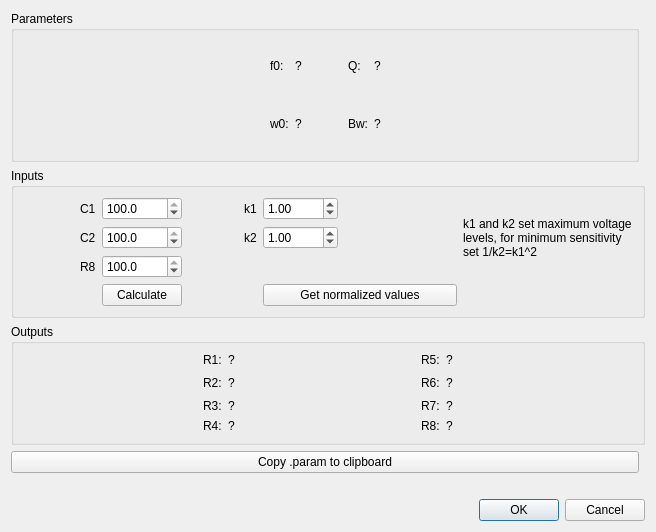
<?xml version="1.0" encoding="UTF-8"?>
<ui version="4.0">
 <class>fleischertow_dialog</class>
 <widget class="QDialog" name="fleischertow_dialog">
  <property name="geometry">
   <rect>
    <x>0</x>
    <y>0</y>
    <width>656</width>
    <height>532</height>
   </rect>
  </property>
  <property name="windowTitle">
   <string>Fleischer-Tow Universal cell</string>
  </property>
  <layout class="QGridLayout" name="gridLayout_3" rowstretch="1,0,0,0,0,0" columnstretch="0,0">
   <item row="2" column="0" colspan="2">
    <widget class="QGroupBox" name="groupBox_3">
     <property name="font">
      <font>
       <family>Arial</family>
       <pointsize>9</pointsize>
      </font>
     </property>
     <property name="title">
      <string>Outputs</string>
     </property>
     <layout class="QGridLayout" name="gridLayout_4">
      <item row="0" column="1">
       <widget class="QLabel" name="label_14">
        <property name="sizePolicy">
         <sizepolicy hsizetype="Maximum" vsizetype="Preferred">
          <horstretch>0</horstretch>
          <verstretch>0</verstretch>
         </sizepolicy>
        </property>
        <property name="font">
         <font>
          <family>Arial</family>
          <pointsize>9</pointsize>
         </font>
        </property>
        <property name="text">
         <string>R1:</string>
        </property>
       </widget>
      </item>
      <item row="4" column="6">
       <widget class="QLabel" name="R8_val">
        <property name="font">
         <font>
          <family>Arial</family>
          <pointsize>9</pointsize>
         </font>
        </property>
        <property name="text">
         <string>?</string>
        </property>
       </widget>
      </item>
      <item row="0" column="4">
       <widget class="QLabel" name="label_24">
        <property name="sizePolicy">
         <sizepolicy hsizetype="Maximum" vsizetype="Preferred">
          <horstretch>0</horstretch>
          <verstretch>0</verstretch>
         </sizepolicy>
        </property>
        <property name="font">
         <font>
          <family>Arial</family>
          <pointsize>9</pointsize>
         </font>
        </property>
        <property name="text">
         <string>R5:</string>
        </property>
       </widget>
      </item>
      <item row="1" column="3">
       <spacer name="horizontalSpacer_8">
        <property name="font">
         <font>
          <family>Arial</family>
          <pointsize>9</pointsize>
         </font>
        </property>
        <property name="orientation">
         <enum>Qt::Horizontal</enum>
        </property>
        <property name="sizeHint" stdset="0">
         <size>
          <width>40</width>
          <height>20</height>
         </size>
        </property>
       </spacer>
      </item>
      <item row="1" column="2">
       <widget class="QLabel" name="R2_val">
        <property name="font">
         <font>
          <family>Arial</family>
          <pointsize>9</pointsize>
         </font>
        </property>
        <property name="text">
         <string>?</string>
        </property>
       </widget>
      </item>
      <item row="2" column="1">
       <widget class="QLabel" name="label_19">
        <property name="sizePolicy">
         <sizepolicy hsizetype="Maximum" vsizetype="Preferred">
          <horstretch>0</horstretch>
          <verstretch>0</verstretch>
         </sizepolicy>
        </property>
        <property name="font">
         <font>
          <family>Arial</family>
          <pointsize>9</pointsize>
         </font>
        </property>
        <property name="text">
         <string>R3:</string>
        </property>
       </widget>
      </item>
      <item row="0" column="6">
       <widget class="QLabel" name="R5_val">
        <property name="font">
         <font>
          <family>Arial</family>
          <pointsize>9</pointsize>
         </font>
        </property>
        <property name="text">
         <string>?</string>
        </property>
       </widget>
      </item>
      <item row="1" column="0">
       <spacer name="horizontalSpacer_7">
        <property name="font">
         <font>
          <family>Arial</family>
          <pointsize>9</pointsize>
         </font>
        </property>
        <property name="orientation">
         <enum>Qt::Horizontal</enum>
        </property>
        <property name="sizeHint" stdset="0">
         <size>
          <width>40</width>
          <height>20</height>
         </size>
        </property>
       </spacer>
      </item>
      <item row="1" column="4">
       <widget class="QLabel" name="label_26">
        <property name="sizePolicy">
         <sizepolicy hsizetype="Maximum" vsizetype="Preferred">
          <horstretch>0</horstretch>
          <verstretch>0</verstretch>
         </sizepolicy>
        </property>
        <property name="font">
         <font>
          <family>Arial</family>
          <pointsize>9</pointsize>
         </font>
        </property>
        <property name="text">
         <string>R6:</string>
        </property>
       </widget>
      </item>
      <item row="4" column="1">
       <widget class="QLabel" name="label_21">
        <property name="sizePolicy">
         <sizepolicy hsizetype="Maximum" vsizetype="Preferred">
          <horstretch>0</horstretch>
          <verstretch>0</verstretch>
         </sizepolicy>
        </property>
        <property name="font">
         <font>
          <family>Arial</family>
          <pointsize>9</pointsize>
         </font>
        </property>
        <property name="text">
         <string>R4:</string>
        </property>
       </widget>
      </item>
      <item row="2" column="6">
       <widget class="QLabel" name="R7_val">
        <property name="font">
         <font>
          <family>Arial</family>
          <pointsize>9</pointsize>
         </font>
        </property>
        <property name="text">
         <string>?</string>
        </property>
       </widget>
      </item>
      <item row="2" column="2">
       <widget class="QLabel" name="R3_val">
        <property name="font">
         <font>
          <family>Arial</family>
          <pointsize>9</pointsize>
         </font>
        </property>
        <property name="text">
         <string>?</string>
        </property>
       </widget>
      </item>
      <item row="0" column="2">
       <widget class="QLabel" name="R1_val">
        <property name="font">
         <font>
          <family>Arial</family>
          <pointsize>9</pointsize>
         </font>
        </property>
        <property name="text">
         <string>?</string>
        </property>
       </widget>
      </item>
      <item row="4" column="2">
       <widget class="QLabel" name="R4_val">
        <property name="font">
         <font>
          <family>Arial</family>
          <pointsize>9</pointsize>
         </font>
        </property>
        <property name="text">
         <string>?</string>
        </property>
       </widget>
      </item>
      <item row="1" column="6">
       <widget class="QLabel" name="R6_val">
        <property name="font">
         <font>
          <family>Arial</family>
          <pointsize>9</pointsize>
         </font>
        </property>
        <property name="text">
         <string>?</string>
        </property>
       </widget>
      </item>
      <item row="2" column="4">
       <widget class="QLabel" name="label_28">
        <property name="sizePolicy">
         <sizepolicy hsizetype="Maximum" vsizetype="Preferred">
          <horstretch>0</horstretch>
          <verstretch>0</verstretch>
         </sizepolicy>
        </property>
        <property name="font">
         <font>
          <family>Arial</family>
          <pointsize>9</pointsize>
         </font>
        </property>
        <property name="text">
         <string>R7:</string>
        </property>
       </widget>
      </item>
      <item row="4" column="4">
       <widget class="QLabel" name="label_30">
        <property name="sizePolicy">
         <sizepolicy hsizetype="Maximum" vsizetype="Preferred">
          <horstretch>0</horstretch>
          <verstretch>0</verstretch>
         </sizepolicy>
        </property>
        <property name="font">
         <font>
          <family>Arial</family>
          <pointsize>9</pointsize>
         </font>
        </property>
        <property name="text">
         <string>R8:</string>
        </property>
       </widget>
      </item>
      <item row="1" column="1">
       <widget class="QLabel" name="label_17">
        <property name="sizePolicy">
         <sizepolicy hsizetype="Maximum" vsizetype="Preferred">
          <horstretch>0</horstretch>
          <verstretch>0</verstretch>
         </sizepolicy>
        </property>
        <property name="font">
         <font>
          <family>Arial</family>
          <pointsize>9</pointsize>
         </font>
        </property>
        <property name="text">
         <string>R2:</string>
        </property>
       </widget>
      </item>
      <item row="1" column="7">
       <spacer name="horizontalSpacer_9">
        <property name="font">
         <font>
          <family>Arial</family>
          <pointsize>9</pointsize>
         </font>
        </property>
        <property name="orientation">
         <enum>Qt::Horizontal</enum>
        </property>
        <property name="sizeHint" stdset="0">
         <size>
          <width>40</width>
          <height>20</height>
         </size>
        </property>
       </spacer>
      </item>
     </layout>
    </widget>
   </item>
   <item row="4" column="0">
    <widget class="QLabel" name="error_label">
     <property name="sizePolicy">
      <sizepolicy hsizetype="Preferred" vsizetype="Fixed">
       <horstretch>0</horstretch>
       <verstretch>0</verstretch>
      </sizepolicy>
     </property>
     <property name="font">
      <font>
       <family>Arial</family>
       <pointsize>9</pointsize>
      </font>
     </property>
     <property name="text">
      <string/>
     </property>
     <property name="alignment">
      <set>Qt::AlignCenter</set>
     </property>
    </widget>
   </item>
   <item row="1" column="0" colspan="2">
    <widget class="QGroupBox" name="groupBox_2">
     <property name="font">
      <font>
       <family>Arial</family>
       <pointsize>9</pointsize>
      </font>
     </property>
     <property name="title">
      <string>Inputs</string>
     </property>
     <layout class="QGridLayout" name="gridLayout_2" columnstretch="1,0,0,1,0,0,2,3">
      <item row="1" column="5">
       <widget class="ScienDSpinBox" name="k2_sb">
        <property name="font">
         <font>
          <family>Arial</family>
          <pointsize>9</pointsize>
         </font>
        </property>
        <property name="value">
         <double>1.000000000000000</double>
        </property>
       </widget>
      </item>
      <item row="1" column="1">
       <widget class="QLabel" name="label_10">
        <property name="sizePolicy">
         <sizepolicy hsizetype="Maximum" vsizetype="Preferred">
          <horstretch>0</horstretch>
          <verstretch>0</verstretch>
         </sizepolicy>
        </property>
        <property name="font">
         <font>
          <family>Arial</family>
          <pointsize>9</pointsize>
         </font>
        </property>
        <property name="text">
         <string>C2</string>
        </property>
       </widget>
      </item>
      <item row="0" column="1">
       <widget class="QLabel" name="label_9">
        <property name="sizePolicy">
         <sizepolicy hsizetype="Maximum" vsizetype="Preferred">
          <horstretch>0</horstretch>
          <verstretch>0</verstretch>
         </sizepolicy>
        </property>
        <property name="font">
         <font>
          <family>Arial</family>
          <pointsize>9</pointsize>
         </font>
        </property>
        <property name="text">
         <string>C1</string>
        </property>
       </widget>
      </item>
      <item row="2" column="2">
       <widget class="ScienDSpinBox" name="R8_sb">
        <property name="font">
         <font>
          <family>Arial</family>
          <pointsize>9</pointsize>
         </font>
        </property>
        <property name="decimals">
         <number>1</number>
        </property>
        <property name="value">
         <double>100.000000000000000</double>
        </property>
       </widget>
      </item>
      <item row="0" column="7" rowspan="3">
       <widget class="QLabel" name="label_15">
        <property name="font">
         <font>
          <family>Arial</family>
          <pointsize>9</pointsize>
         </font>
        </property>
        <property name="text">
         <string>k1 and k2 set maximum voltage levels, for minimum sensitivity set 1/k2=k1^2</string>
        </property>
        <property name="wordWrap">
         <bool>true</bool>
        </property>
       </widget>
      </item>
      <item row="1" column="2">
       <widget class="ScienDSpinBox" name="C2_sb">
        <property name="font">
         <font>
          <family>Arial</family>
          <pointsize>9</pointsize>
         </font>
        </property>
        <property name="decimals">
         <number>1</number>
        </property>
        <property name="value">
         <double>100.000000000000000</double>
        </property>
       </widget>
      </item>
      <item row="2" column="1">
       <widget class="QLabel" name="label_11">
        <property name="sizePolicy">
         <sizepolicy hsizetype="Maximum" vsizetype="Preferred">
          <horstretch>0</horstretch>
          <verstretch>0</verstretch>
         </sizepolicy>
        </property>
        <property name="font">
         <font>
          <family>Arial</family>
          <pointsize>9</pointsize>
         </font>
        </property>
        <property name="text">
         <string>R8</string>
        </property>
       </widget>
      </item>
      <item row="0" column="0">
       <spacer name="horizontalSpacer_4">
        <property name="font">
         <font>
          <family>Arial</family>
          <pointsize>9</pointsize>
         </font>
        </property>
        <property name="orientation">
         <enum>Qt::Horizontal</enum>
        </property>
        <property name="sizeHint" stdset="0">
         <size>
          <width>40</width>
          <height>20</height>
         </size>
        </property>
       </spacer>
      </item>
      <item row="0" column="4">
       <widget class="QLabel" name="label_12">
        <property name="sizePolicy">
         <sizepolicy hsizetype="Maximum" vsizetype="Preferred">
          <horstretch>0</horstretch>
          <verstretch>0</verstretch>
         </sizepolicy>
        </property>
        <property name="font">
         <font>
          <family>Arial</family>
          <pointsize>9</pointsize>
         </font>
        </property>
        <property name="text">
         <string>k1</string>
        </property>
       </widget>
      </item>
      <item row="0" column="6">
       <spacer name="horizontalSpacer_5">
        <property name="font">
         <font>
          <family>Arial</family>
          <pointsize>9</pointsize>
         </font>
        </property>
        <property name="orientation">
         <enum>Qt::Horizontal</enum>
        </property>
        <property name="sizeHint" stdset="0">
         <size>
          <width>40</width>
          <height>20</height>
         </size>
        </property>
       </spacer>
      </item>
      <item row="0" column="5">
       <widget class="ScienDSpinBox" name="k1_sb">
        <property name="minimumSize">
         <size>
          <width>75</width>
          <height>0</height>
         </size>
        </property>
        <property name="font">
         <font>
          <family>Arial</family>
          <pointsize>9</pointsize>
         </font>
        </property>
        <property name="value">
         <double>1.000000000000000</double>
        </property>
       </widget>
      </item>
      <item row="0" column="3">
       <spacer name="horizontalSpacer_6">
        <property name="font">
         <font>
          <family>Arial</family>
          <pointsize>9</pointsize>
         </font>
        </property>
        <property name="orientation">
         <enum>Qt::Horizontal</enum>
        </property>
        <property name="sizeHint" stdset="0">
         <size>
          <width>40</width>
          <height>20</height>
         </size>
        </property>
       </spacer>
      </item>
      <item row="3" column="2">
       <widget class="QPushButton" name="calc_btn">
        <property name="font">
         <font>
          <family>Arial</family>
          <pointsize>9</pointsize>
         </font>
        </property>
        <property name="text">
         <string>Calculate</string>
        </property>
       </widget>
      </item>
      <item row="0" column="2">
       <widget class="ScienDSpinBox" name="C1_sb">
        <property name="minimumSize">
         <size>
          <width>75</width>
          <height>0</height>
         </size>
        </property>
        <property name="font">
         <font>
          <family>Arial</family>
          <pointsize>9</pointsize>
         </font>
        </property>
        <property name="decimals">
         <number>1</number>
        </property>
        <property name="value">
         <double>100.000000000000000</double>
        </property>
       </widget>
      </item>
      <item row="1" column="4">
       <widget class="QLabel" name="label_13">
        <property name="font">
         <font>
          <family>Arial</family>
          <pointsize>9</pointsize>
         </font>
        </property>
        <property name="text">
         <string>k2</string>
        </property>
       </widget>
      </item>
      <item row="3" column="5" colspan="2">
       <widget class="QPushButton" name="optimize_btn">
        <property name="font">
         <font>
          <family>Arial</family>
          <pointsize>9</pointsize>
         </font>
        </property>
        <property name="text">
         <string>Get normalized values</string>
        </property>
       </widget>
      </item>
     </layout>
    </widget>
   </item>
   <item row="0" column="0">
    <widget class="QGroupBox" name="groupBox">
     <property name="font">
      <font>
       <family>Arial</family>
       <pointsize>9</pointsize>
      </font>
     </property>
     <property name="title">
      <string>Parameters</string>
     </property>
     <layout class="QGridLayout" name="gridLayout" columnstretch="0,0,0,0,0,0,0">
      <item row="0" column="1">
       <widget class="QLabel" name="label_2">
        <property name="font">
         <font>
          <family>Arial</family>
          <pointsize>9</pointsize>
         </font>
        </property>
        <property name="text">
         <string>f0:</string>
        </property>
       </widget>
      </item>
      <item row="0" column="2">
       <widget class="QLabel" name="f0_val">
        <property name="font">
         <font>
          <family>Arial</family>
          <pointsize>9</pointsize>
         </font>
        </property>
        <property name="text">
         <string>?</string>
        </property>
       </widget>
      </item>
      <item row="0" column="5">
       <widget class="QLabel" name="Q_val">
        <property name="font">
         <font>
          <family>Arial</family>
          <pointsize>9</pointsize>
         </font>
        </property>
        <property name="text">
         <string>?</string>
        </property>
       </widget>
      </item>
      <item row="0" column="0">
       <spacer name="horizontalSpacer_2">
        <property name="font">
         <font>
          <family>Arial</family>
          <pointsize>9</pointsize>
         </font>
        </property>
        <property name="orientation">
         <enum>Qt::Horizontal</enum>
        </property>
        <property name="sizeHint" stdset="0">
         <size>
          <width>40</width>
          <height>20</height>
         </size>
        </property>
       </spacer>
      </item>
      <item row="1" column="2">
       <widget class="QLabel" name="w0_val">
        <property name="font">
         <font>
          <family>Arial</family>
          <pointsize>9</pointsize>
         </font>
        </property>
        <property name="text">
         <string>?</string>
        </property>
       </widget>
      </item>
      <item row="0" column="6">
       <spacer name="horizontalSpacer_3">
        <property name="font">
         <font>
          <family>Arial</family>
          <pointsize>9</pointsize>
         </font>
        </property>
        <property name="orientation">
         <enum>Qt::Horizontal</enum>
        </property>
        <property name="sizeHint" stdset="0">
         <size>
          <width>40</width>
          <height>20</height>
         </size>
        </property>
       </spacer>
      </item>
      <item row="1" column="1">
       <widget class="QLabel" name="label_3">
        <property name="font">
         <font>
          <family>Arial</family>
          <pointsize>9</pointsize>
         </font>
        </property>
        <property name="text">
         <string>w0:</string>
        </property>
       </widget>
      </item>
      <item row="0" column="4">
       <widget class="QLabel" name="label_4">
        <property name="font">
         <font>
          <family>Arial</family>
          <pointsize>9</pointsize>
         </font>
        </property>
        <property name="text">
         <string>Q:</string>
        </property>
       </widget>
      </item>
      <item row="1" column="4">
       <widget class="QLabel" name="label_5">
        <property name="font">
         <font>
          <family>Arial</family>
          <pointsize>9</pointsize>
         </font>
        </property>
        <property name="text">
         <string>Bw:</string>
        </property>
       </widget>
      </item>
      <item row="1" column="5">
       <widget class="QLabel" name="bw_val">
        <property name="font">
         <font>
          <family>Arial</family>
          <pointsize>9</pointsize>
         </font>
        </property>
        <property name="text">
         <string>?</string>
        </property>
       </widget>
      </item>
      <item row="0" column="3">
       <spacer name="horizontalSpacer">
        <property name="font">
         <font>
          <family>Arial</family>
          <pointsize>9</pointsize>
         </font>
        </property>
        <property name="orientation">
         <enum>Qt::Horizontal</enum>
        </property>
        <property name="sizeType">
         <enum>QSizePolicy::Preferred</enum>
        </property>
        <property name="sizeHint" stdset="0">
         <size>
          <width>40</width>
          <height>20</height>
         </size>
        </property>
       </spacer>
      </item>
     </layout>
    </widget>
   </item>
   <item row="5" column="0" colspan="2">
    <widget class="QDialogButtonBox" name="OK_btn">
     <property name="enabled">
      <bool>true</bool>
     </property>
     <property name="font">
      <font>
       <family>Arial</family>
       <pointsize>9</pointsize>
      </font>
     </property>
     <property name="toolTip">
      <string notr="true"/>
     </property>
     <property name="locale">
      <locale language="English" country="UnitedStates"/>
     </property>
     <property name="orientation">
      <enum>Qt::Horizontal</enum>
     </property>
     <property name="standardButtons">
      <set>QDialogButtonBox::Cancel|QDialogButtonBox::Ok</set>
     </property>
    </widget>
   </item>
   <item row="3" column="0">
    <widget class="QPushButton" name="cpyclipboard_btn">
     <property name="font">
      <font>
       <family>Arial</family>
       <pointsize>9</pointsize>
      </font>
     </property>
     <property name="text">
      <string>Copy .param to clipboard</string>
     </property>
    </widget>
   </item>
  </layout>
 </widget>
 <customwidgets>
  <customwidget>
   <class>ScienDSpinBox</class>
   <extends>QDoubleSpinBox</extends>
   <header>src.widgets.scientific_spinbox</header>
  </customwidget>
 </customwidgets>
 <tabstops>
  <tabstop>C1_sb</tabstop>
  <tabstop>C2_sb</tabstop>
  <tabstop>R8_sb</tabstop>
  <tabstop>k1_sb</tabstop>
  <tabstop>k2_sb</tabstop>
  <tabstop>calc_btn</tabstop>
  <tabstop>optimize_btn</tabstop>
  <tabstop>cpyclipboard_btn</tabstop>
 </tabstops>
 <resources/>
 <connections>
  <connection>
   <sender>OK_btn</sender>
   <signal>accepted()</signal>
   <receiver>fleischertow_dialog</receiver>
   <slot>accept()</slot>
   <hints>
    <hint type="sourcelabel">
     <x>248</x>
     <y>254</y>
    </hint>
    <hint type="destinationlabel">
     <x>157</x>
     <y>274</y>
    </hint>
   </hints>
  </connection>
  <connection>
   <sender>OK_btn</sender>
   <signal>rejected()</signal>
   <receiver>fleischertow_dialog</receiver>
   <slot>reject()</slot>
   <hints>
    <hint type="sourcelabel">
     <x>316</x>
     <y>260</y>
    </hint>
    <hint type="destinationlabel">
     <x>286</x>
     <y>274</y>
    </hint>
   </hints>
  </connection>
 </connections>
</ui>
